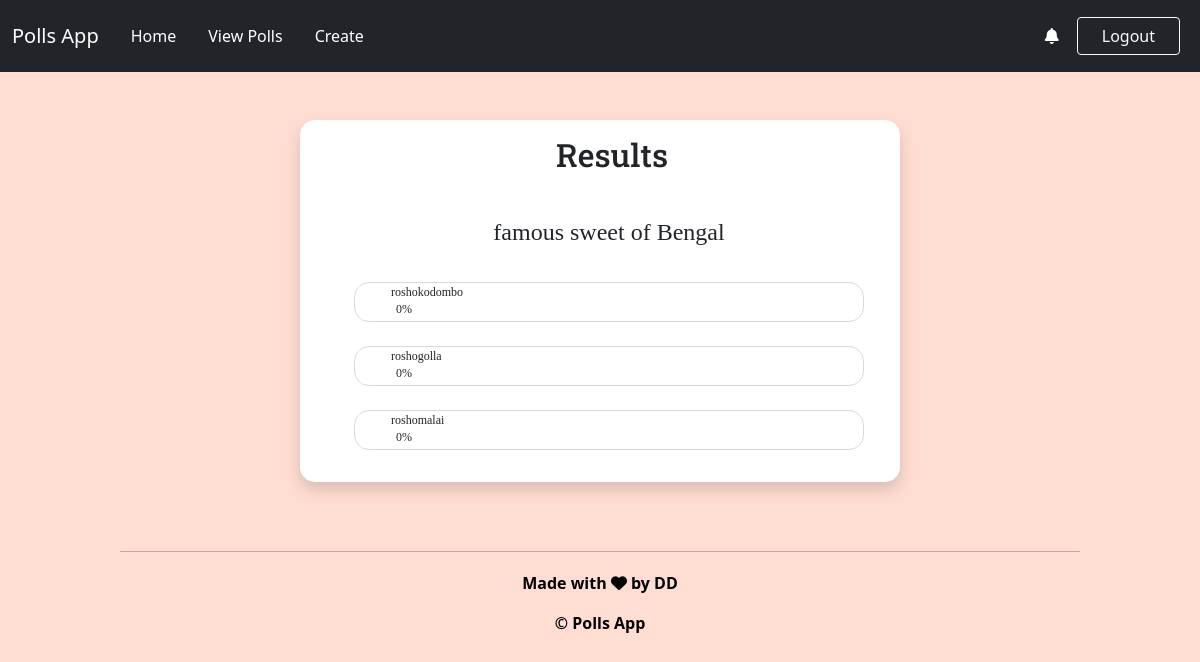
Page /newpoll/result/15 on the committed database.
### newpoll/models.py (models this page shows, shortened)
class Question(models.Model):
    question = models.CharField(max_length=200)
    created_by = models.ForeignKey(User ,on_delete=models.CASCADE, null = True)
    created_on = models.DateTimeField(auto_now_add=True)
    class Meta:
        ordering = ['created_on']

class Choice(models.Model):
    question = models.ForeignKey(Question, on_delete=models.CASCADE)
    choice_text = models.TextField()
    votes = models.IntegerField(default=0)

### newpoll/views.py (the view)
# urls.py: path('result/<int:pk>',views.result,name = "result"),
def result(request, pk):
    question = Question.objects.get(id=pk)
    choices = Choice.objects.all().filter(question=question)
    choice_list = []
    total = 0
    for cho in choices:
        total = total + cho.votes;
    if total==0:
        total = 1
    for cho in choices:
        choice_list.append(
        {
            "choice":cho,
            "percen":int(cho.votes/total * 100),
        })
    context = {
        "question":question,
        "choice_list":choice_list,
    }
    return render(request,'result.html',context)

### newpoll/templates/result.html (shortened to what this page needs)
{% load static %}
<link href="https://cdn.jsdelivr.net/npm/bootstrap@5.0.2/dist/css/bootstrap.min.css" rel="stylesheet">
<link rel="stylesheet" href="{% static 'result.css' %}">
<link
  rel="stylesheet"
  href="https://cdnjs.cloudflare.com/ajax/libs/font-awesome/6.2.0/css/all.min.css"
/>
<div class="navbar navbar-expand-lg  navbar-dark bg-dark sticky-top">
    <div class="container-fluid">
        <a href="" class="navbar-brand">Polls App</a>
        <div class="collapse navbar-collapse" id="navbarSupportedContent">
            <ul class="navbar-nav me-auto mb-2 mb-lg-0">
                <li class="nav-item">
                    <a class="nav-link active p-2 m-2" aria-current="page" href="../home">Home</a>
                </li>
                <li class="nav-item">
                    <a class="nav-link active p-2 m-2" aria-current="page" href="../profile">View Polls</a>
                </li>
                <li class="nav-item">
                    <a class="nav-link active p-2 m-2" aria-current="page" href="../create">Create</a>
                </li>
            </ul>
            <a href="../sharedpoll" ><i class="fa-solid fa-bell" style="color:white; margin-right:10px;"></i>
            </a>
            <a href="/newpoll/logout" class="login-link">
                <button class="btn btn-outline-light px-4 m-2">Logout</button>
            </a>
        </div>
    </div>
</div>
<div class="container-fluid d-flex justify-content-center align-items-center">
    <div class="container-fluid mt-5 shadow content-main" style="width:50vw;border-radius: 15px;">
        <div class="conrainer-fluid heading-main">
            <h2>Results</h2>
        </div>
        <div class="container-fluid d-flex content">
            <div class="name">
                <div>{{question.question}}</div>
            </div>
            {%for choice in choice_list%}
                <div class="choices" style="padding-left: 3vw;font-family: 'sans-sherif';font-size: 1.5vmin;margin-bottom: 1vh;">
                    <div class="text">
                        {{choice.choice.choice_text}}
                    </div>
                    <div class="container wrapper">
                        <div class="info">
                            {{choice.percen}}%
                        </div>
                    </div>
                </div>
            {%endfor%}
        </div>
    </div>
</div>
<footer class="footer">
    <hr width="80%" style="margin: 1% auto;" />
    <div class="footerlasr">
      <div class="footer-copyright">
        <p id="credits">Made with <i class="fa fa-heart" aria-hidden="true"></i> by DD</p>
      </div>
    </footer>
    <footer class="beech">
      <p>© Polls App</p>
  </footer>

### newpoll/static/result.css (style rules this page uses)
.heading-main { width:50vw; display: flex; justify-content: center; align-items: center; padding-top: 2vh; font-family: 'Roboto Slab'; font-size: 2vmin; }
.name { margin-bottom: 2vh; margin-left: 2.5vw; margin-top: 2vh; display: flex; justify-content: center; align-items: center; font-size: 3vmin; font-family: 'sans-serif'; }
.choices { margin-top: 2vh; margin-left: 2.5vw; border: 1px solid #d9d9d9; border-radius: 15px; height:5vh; display: flex; align-items: center; }
.content { margin-top: 2vh; flex-direction: column; justify-content: space-evenly; }
.content-main { background-color: white; height:fit-content; padding-bottom: 3vh; padding-right: 3vh; }
.choices { display:flex; flex-direction: column; align-items: flex-start; }
.wrapper { border-radius: 15px; padding-left: 0px; margin-right: 4vw; display: flex; }
.info { display: flex; justify-content: center; align-items: center; height:1vh; margin-left: 5px; }
.text { margin-bottom: 0.5vh; }
.footer { width: 100%; color:black; padding-bottom :0px; margin-top: 69px; font-weight: 500; }
.footerlasr { width: 100%; display: flex; flex-wrap: wrap; justify-content: space-around; }
p { font-weight: bold; color:black; }
#credits { margin-top: 6.9px; }
.beech { text-align:center; }

### rows in the picture
Question: question "famous sweet of Bengal"
Choice: choice.choice_text "roshokodombo", percen "0"
Choice: choice.choice_text "roshogolla", percen "0"
Choice: choice.choice_text "roshomalai", percen "0"
